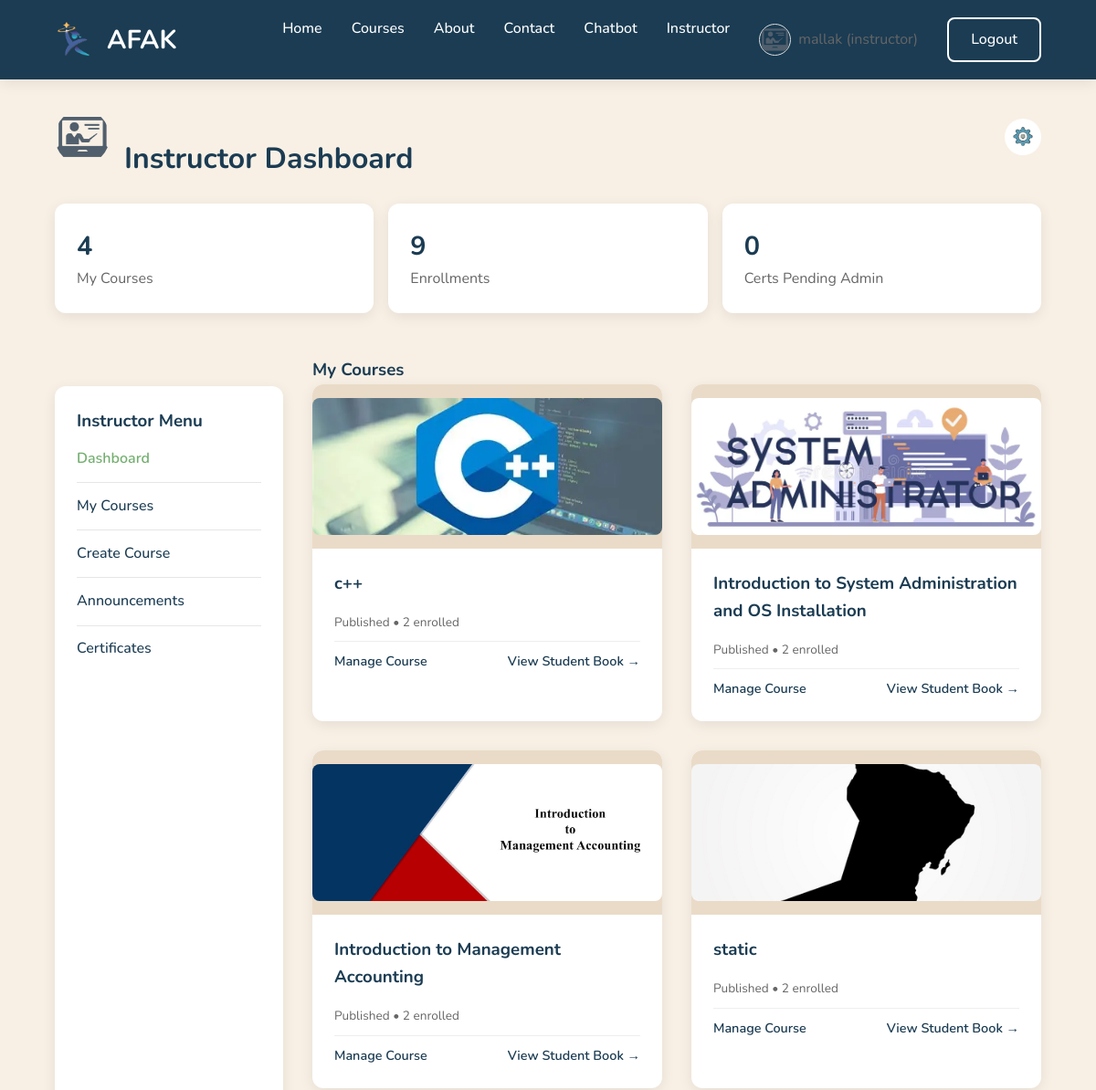
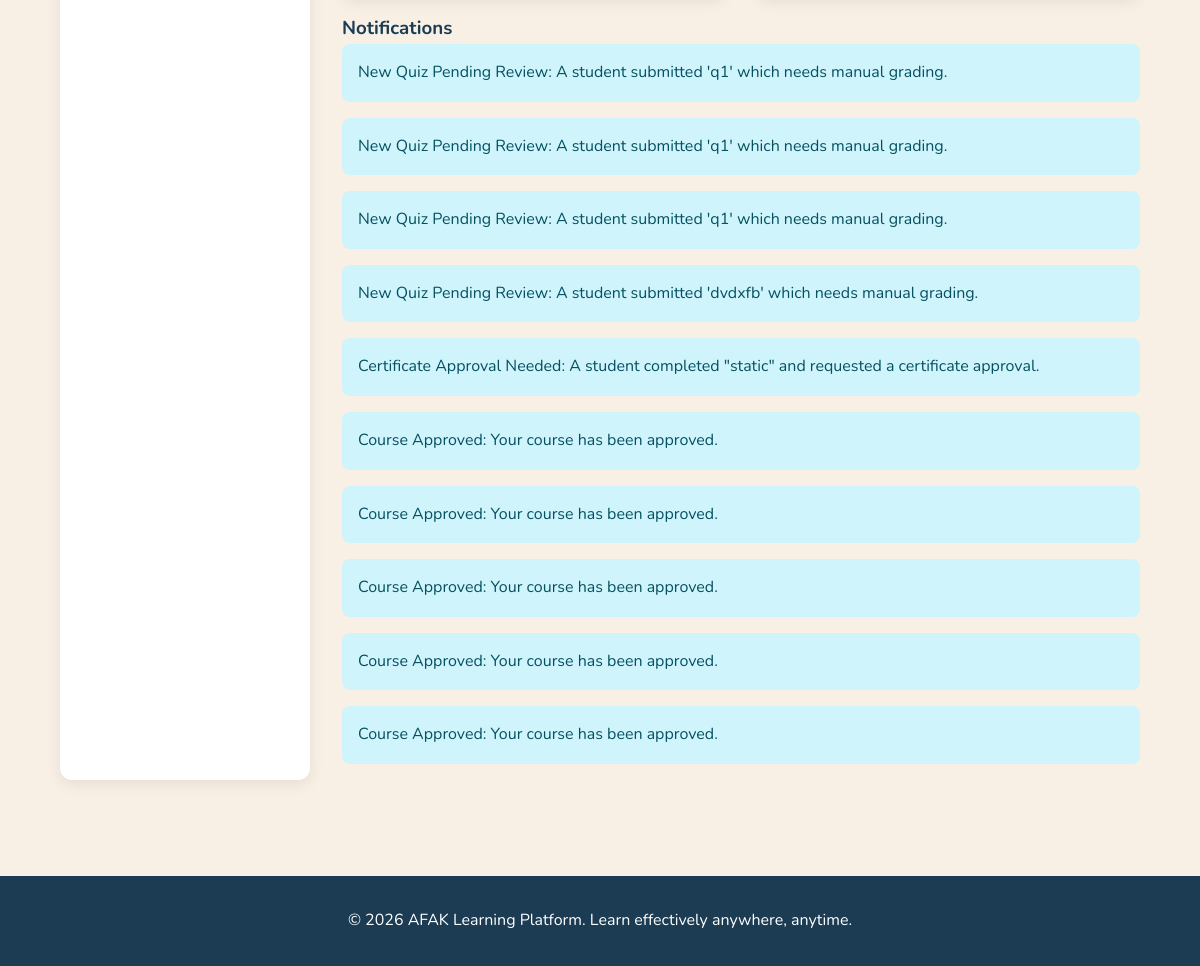
Page /instructor/index.php (signed in) on the committed database (2 pictures, top to bottom).
### tables this page shows
CREATE TABLE IF NOT EXISTS `courses` (
  `id` int(10) UNSIGNED NOT NULL AUTO_INCREMENT,
  `title` varchar(255) NOT NULL,
  `slug` varchar(191) NOT NULL,
  `description` text NOT NULL,
  `short_description` varchar(500) DEFAULT NULL,
  `thumbnail_url` varchar(500) DEFAULT NULL,
  `category_id` int(10) UNSIGNED DEFAULT NULL,
  `instructor_id` int(10) UNSIGNED NOT NULL,
  `status` enum('draft','pending_review','approved','rejected','published') NOT NULL DEFAULT 'draft',
  `is_free` tinyint(1) NOT NULL DEFAULT '1',
  `price` decimal(10,2) DEFAULT NULL,
  `duration_hours` int(10) UNSIGNED DEFAULT NULL COMMENT 'Estimated total hours',
  `level` enum('beginner','intermediate','advanced','all') DEFAULT 'all',
  `learning_style` enum('visual','verbal','mixed') NOT NULL DEFAULT 'mixed',
  `approved_by` int(10) UNSIGNED DEFAULT NULL,
  `approved_at` timestamp NULL DEFAULT NULL,
  `rejection_reason` text,
  `created_at` timestamp NULL DEFAULT CURRENT_TIMESTAMP,
  `updated_at` timestamp NULL DEFAULT CURRENT_TIMESTAMP ON UPDATE CURRENT_TIMESTAMP,
  `cover_url` varchar(500) DEFAULT NULL COMMENT 'Course cover image',
  PRIMARY KEY (`id`),
  UNIQUE KEY `slug` (`slug`),
  KEY `approved_by` (`approved_by`),
  KEY `idx_courses_status` (`status`),
  KEY `idx_courses_instructor` (`instructor_id`),
  KEY `idx_courses_category` (`category_id`)
);

CREATE TABLE IF NOT EXISTS `notifications` (
  `id` int(10) UNSIGNED NOT NULL AUTO_INCREMENT,
  `user_id` int(10) UNSIGNED NOT NULL,
  `type` enum('grade','feedback','certificate','content_approval','content_rejection','announcement','payment') NOT NULL,
  `title` varchar(255) NOT NULL,
  `message` text,
  `link_url` varchar(500) DEFAULT NULL,
  `related_type` varchar(50) DEFAULT NULL COMMENT 'e.g. course, attempt, certificate',
  `related_id` int(10) UNSIGNED DEFAULT NULL,
  `is_read` tinyint(1) NOT NULL DEFAULT '0',
  `read_at` timestamp NULL DEFAULT NULL,
  `created_at` timestamp NULL DEFAULT CURRENT_TIMESTAMP,
  PRIMARY KEY (`id`),
  KEY `idx_notifications_user` (`user_id`),
  KEY `idx_notifications_unread` (`user_id`,`is_read`)
);

### includes/auth.php (called while the page is built, shortened)
<?php
function isLoggedIn(): bool {
    return isset($_SESSION['user_id']) && !empty($_SESSION['user_id']);
}
function getCurrentUser(): ?array {
    global $pdo;
    $stmt = $pdo->prepare("SELECT id, username, email, first_name, last_name, role, avatar_url, bio FROM users WHERE id = ?");
    $stmt->execute([$_SESSION['user_id']]);
    return $stmt->fetch() ?: null;
}

### includes/functions.php (called while the page is built, shortened)
<?php
function e(string $str): string {
    return htmlspecialchars($str, ENT_QUOTES, 'UTF-8');
}
function url(string $path): string {
    $base = defined('BASE_PATH') ? '/' . trim(BASE_PATH, '/') : '';
    $cleanPath = ltrim($path, '/');
    return rtrim($base, '/') . '/' . ltrim($cleanPath, '/');
}

### instructor/index.php (the view, shortened to what this page needs)
<?php
require_once __DIR__ . '/../config/db.php';
require_once __DIR__ . '/../includes/auth.php';
require_once __DIR__ . '/../includes/functions.php';
$userId = $_SESSION['user_id'];
$user = getCurrentUser();
$stmt = $pdo->prepare("SELECT COUNT(*) FROM courses WHERE instructor_id = ?");
$stmt->execute([$userId]);
$stats['courses'] = $stmt->fetchColumn();
$stmt = $pdo->prepare("SELECT COUNT(*) FROM enrollments e JOIN courses c ON e.course_id = c.id WHERE c.instructor_id = ?");
$stmt->execute([$userId]);
$stats['enrollments'] = $stmt->fetchColumn();
$stmt = $pdo->prepare("SELECT COUNT(*) FROM certificates cert JOIN courses c ON cert.course_id = c.id WHERE c.instructor_id = ? AND cert.status = 'pending_admin'");
$stmt->execute([$userId]);
$stats['pending_certs'] = $stmt->fetchColumn();
$courses = $pdo->prepare("
    SELECT c.*, COUNT(e.id) as enrollments
    FROM courses c
    LEFT JOIN enrollments e ON c.id = e.course_id AND e.status = 'active'
    WHERE c.instructor_id = ?
    GROUP BY c.id
    ORDER BY c.updated_at DESC
");
$courses->execute([$userId]);
$courses = $courses->fetchAll();
$notifications = $pdo->prepare("SELECT * FROM notifications WHERE user_id = ? ORDER BY created_at DESC LIMIT 10");
$notifications->execute([$userId]);
$notifications = $notifications->fetchAll();
require_once __DIR__ . '/../includes/header.php';
?>
<?php $avatar = ($user && !empty($user['avatar_url'])) ? $user['avatar_url'] : 'assets/img/inst.jpg'; ?>
<div class="dashboard-header">
    <div class="user-welcome">
        <img src="<?= url($avatar) ?>" alt="Avatar" class="user-avatar-large">
        <h2 class="section-title">Instructor Dashboard</h2>
    </div>
    <a href="<?= url('profile.php') ?>" title="Profile Settings" class="settings-link">
        <img src="<?= url('assets/img/setting.jpg') ?>" alt="Settings" class="settings-icon">
    </a>
</div>
<div class="stats-row">
    <div class="stat-card">
        <div class="number"><?= $stats['courses'] ?></div>
        <div class="label">My Courses</div>
    </div>
    <div class="stat-card">
        <div class="number"><?= $stats['enrollments'] ?></div>
        <div class="label">Enrollments</div>
    </div>
    <div class="stat-card">
        <div class="number"><?= $stats['pending_certs'] ?></div>
        <div class="label">Certs Pending Admin</div>
    </div>
</div>
<div class="dashboard-grid">
    <aside class="sidebar">
        <h3 style="margin-top: 0;">Instructor Menu</h3>
        <nav class="sidebar-nav">
            <a href="<?= url('instructor/index.php') ?>" class="active">Dashboard</a>
            <a href="<?= url('instructor/courses.php') ?>">My Courses</a>
            <a href="<?= url('instructor/course-add.php') ?>">Create Course</a>
            <a href="<?= url('instructor/announcements.php') ?>">Announcements</a>
            <a href="<?= url('instructor/certificates.php') ?>">Certificates</a>
        </nav>
    </aside>
    <div>
        <h3>My Courses</h3>
        <?php if (empty($courses)): ?>
            <p class="text-muted">You have no courses yet. <a href="<?= url('instructor/course-add.php') ?>">Create one</a>.</p>
        <?php else: ?>
            <div class="course-grid">
                <?php foreach ($courses as $c): ?>
                    <?php
                        $serverPath = __DIR__ . '/../' . $c['thumbnail_url'];
                        if (!empty($c['thumbnail_url']) && file_exists($serverPath)) {
                            $coverImage = url($c['thumbnail_url']);
                        } else {
                            $coverImage = url('assets/img/cover1.png');
                        }
                    ?>
                <div class="course-card">
                        <div class="course-card-image">
                            <img src="<?= e($coverImage) ?>" alt="<?= e($c['title']) ?>" style="width:100%; height:150px; object-fit:cover; border-radius:8px;">
                        </div>
                        <div class="course-card-body">
                            <h3><?= e($c['title']) ?></h3>
                            <p class="course-meta"><?= ucfirst(e($c['status'])) ?> • <?= (int)$c['enrollments'] ?> enrolled</p>
                        <div style="margin-top: 10px; border-top: 1px solid #eee; padding-top: 10px; display: flex; justify-content: space-between;">
                            <a href="<?= url('instructor/course-edit.php?id=' . $c['id']) ?>" style="color: var(--primary); font-weight: 600; font-size: 0.9rem; text-decoration: none;">Manage Course</a>
                                <a href="<?= url('instructor/students.php?course_id=' . (int) $c['id']) ?>" style="color: var(--primary); font-weight: 600; font-size: 0.9rem; text-decoration: none;">View Student Book →</a>
                            </div>
                        </div>
                </div>
                <?php endforeach ?>
            </div>
        <?php endif ?>
        <?php if (!empty($notifications)): ?>
            <h3 class="mt-2">Notifications</h3>
            <?php foreach ($notifications as $n): ?>
                <div class="alert alert-info"><?= e($n['title']) ?>: <?= e($n['message']) ?></div>
            <?php endforeach ?>
        <?php endif ?>
    </div>
</div>
<?php require_once __DIR__ . '/../includes/footer.php'; ?>

### assets/css/style.css (style rules this page uses)
:root { --primary: #1B3C53; --primary-dark: #163042; --accent: #73AF6F; --beige: #EADBC8; --beige-dark: #DAC0A3; --background: #F8F0E5; --white: #ffffff; --border: #e6e6e6; --text: #1B3C53; --text-muted: #666; --dark: #1B3C53; --shadow: 0 4px 15px rgba(0,0,0,0.08); }
* { margin: 0; padding: 0; box-sizing: border-box; }
body { font-family: 'Nunito', sans-serif; background: var(--background); color: var(--text); line-height: 1.6; }
img { max-width: 100%; display: block; }
a { text-decoration: none; color: var(--primary); }
nav a, .nav-links a { color: white; font-weight: 500; }
.section-title { font-size: 2rem; margin: 3rem 0; }
.course-grid { display: grid; grid-template-columns: repeat(auto-fill, minmax(300px, 1fr)); gap: 2rem; }
.course-card { background: white; border-radius: 12px; overflow: hidden; box-shadow: var(--shadow); transition: 0.3s; }
.course-card-image { height: 180px; background: var(--beige); display: flex; align-items: center; justify-content: center; }
.course-card-body { padding: 1.5rem; }
.course-card h3 { margin-bottom: 0.5rem; }
.course-card p { color: var(--text-muted); }
.course-meta { display: flex; gap: 1rem; margin-top: 1rem; font-size: 0.85rem; color: var(--text-muted); }
.alert { padding: 1rem; border-radius: 8px; margin-bottom: 1rem; }
.alert-info { background: #cff4fc; color: #055160; }
.dashboard-grid { display: grid; grid-template-columns: 250px 1fr; gap: 2rem; margin-top: 3rem; }
.sidebar { background: white; padding: 1.5rem; border-radius: 12px; box-shadow: var(--shadow); margin-top: 2rem; }
.sidebar-nav a { display: block; padding: 0.8rem 0; border-bottom: 1px solid var(--border); color: var(--text); }
.sidebar-nav a:hover, .sidebar-nav a.active { color: var(--accent); font-weight: 600; }
.sidebar-nav a:last-child { border-bottom: none; }
.stats-row { display: grid; grid-template-columns: repeat(auto-fit, minmax(180px, 1fr)); gap: 1rem; margin-bottom: 3rem; }
.stat-card { background: white; padding: 1.5rem; border-radius: 12px; box-shadow: var(--shadow); }
.stat-card .number { font-size: 1.8rem; font-weight: 700; color: var(--primary); }
.stat-card .label { color: var(--text-muted); }
.course-card-image img { width: 100%; height: 180px; object-fit: cover; border-radius: 8px 8px 0 0; }
.mt-2 { margin-top: 1rem; }

### includes/header.php (style rules this page uses)
.dashboard-header { display: flex; justify-content: space-between; align-items: center; margin-bottom: 1.5rem; }
.user-welcome { display: flex; align-items: center; gap: 1rem; }
.user-welcome .section-title { margin-bottom: 0; }
.user-avatar-large { width: 60px; height: 60px; border-radius: 50%; object-fit: cover; }
.settings-icon { width: 40px; height: 40px; border-radius: 50%; object-fit: cover; transition: transform 0.2s ease-in-out; }

### rows in the picture
courses: thumbnail_url (picture), title "c++", status "Published", enrollments "2"
courses: thumbnail_url (picture), title "Introduction to System Administration and OS Installation", status "Published", enrollments "2"
courses: thumbnail_url (picture), title "Introduction to Management Accounting", status "Published", enrollments "2"
courses: thumbnail_url (picture), title "static", status "Published", enrollments "2"
notifications: title "New Quiz Pending Review", message "A student submitted 'q1' which needs manual grading."
notifications: title "New Quiz Pending Review", message "A student submitted 'q1' which needs manual grading."
notifications: title "New Quiz Pending Review", message "A student submitted 'q1' which needs manual grading."
notifications: title "New Quiz Pending Review", message "A student submitted 'dvdxfb' which needs manual grading."
notifications: title "Certificate Approval Needed", message "A student completed \"static\" and requested a certificate approval."
notifications: title "Course Approved", message "Your course has been approved."
notifications: title "Course Approved", message "Your course has been approved."
notifications: title "Course Approved", message "Your course has been approved."
notifications: title "Course Approved", message "Your course has been approved."
notifications: title "Course Approved", message "Your course has been approved."

### other values in the picture
$_SESSION['first_name'] "mallak"
$_SESSION['role'] "instructor"
$stats['courses'] "4"
$stats['enrollments'] "9"
$stats['pending_certs'] "0"
